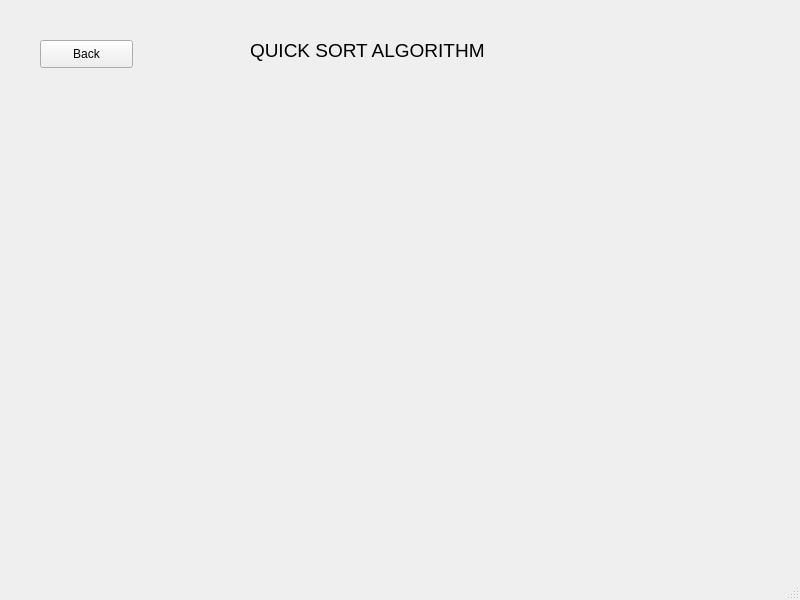
<?xml version="1.0" encoding="UTF-8"?>
<ui version="4.0">
 <class>MainWindow</class>
 <widget class="QMainWindow" name="MainWindow">
  <property name="geometry">
   <rect>
    <x>0</x>
    <y>0</y>
    <width>800</width>
    <height>600</height>
   </rect>
  </property>
  <property name="windowTitle">
   <string>MainWindow</string>
  </property>
  <widget class="QWidget" name="centralwidget">
   <widget class="QLabel" name="title_label">
    <property name="geometry">
     <rect>
      <x>250</x>
      <y>20</y>
      <width>271</width>
      <height>61</height>
     </rect>
    </property>
    <property name="font">
     <font>
      <pointsize>14</pointsize>
     </font>
    </property>
    <property name="text">
     <string>QUICK SORT ALGORITHM</string>
    </property>
   </widget>
   <widget class="QPushButton" name="back_button">
    <property name="geometry">
     <rect>
      <x>40</x>
      <y>40</y>
      <width>93</width>
      <height>28</height>
     </rect>
    </property>
    <property name="text">
     <string>Back</string>
    </property>
   </widget>
  </widget>
  <widget class="QMenuBar" name="menubar">
   <property name="geometry">
    <rect>
     <x>0</x>
     <y>0</y>
     <width>800</width>
     <height>26</height>
    </rect>
   </property>
  </widget>
  <widget class="QStatusBar" name="statusbar"/>
 </widget>
 <resources/>
 <connections/>
</ui>
